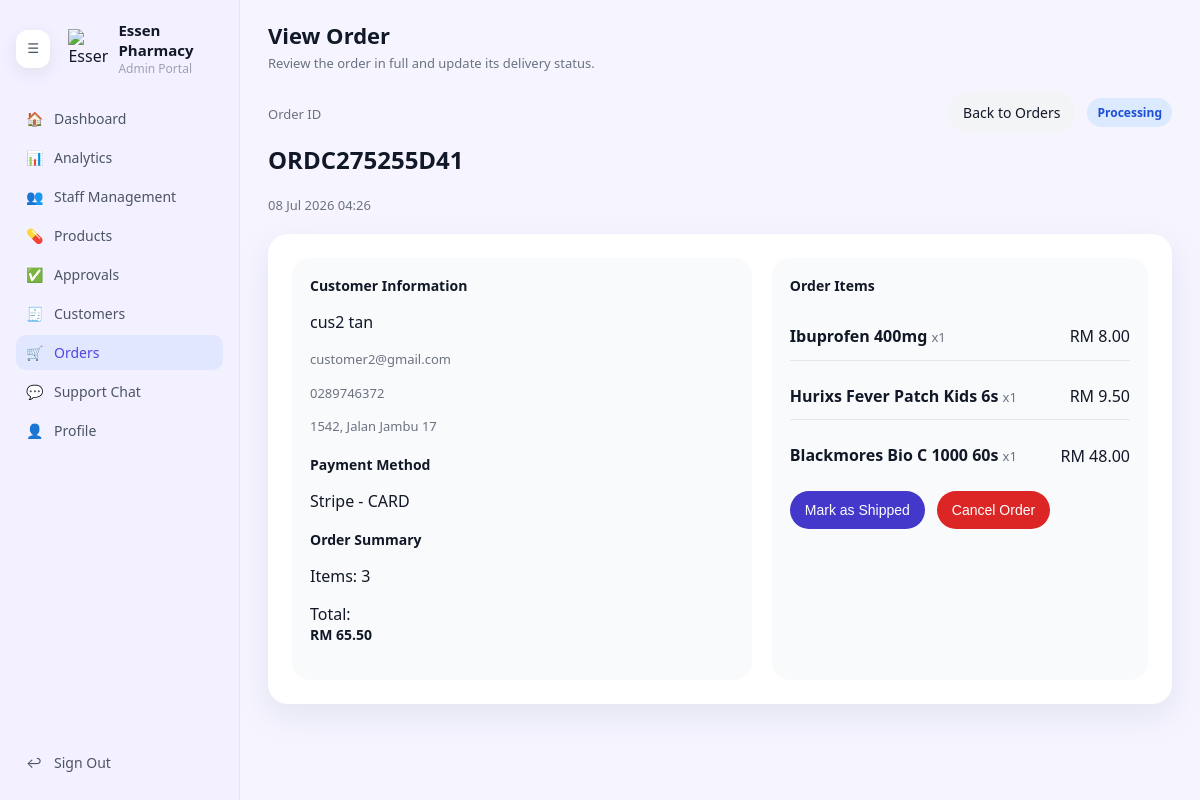
/admin/view-order.php?order_id=24 (signed in), run on the app's committed database.
### tables this page shows
CREATE TABLE `customer_orders` (
  `order_id` int(10) UNSIGNED NOT NULL,
  `order_code` varchar(20) NOT NULL,
  `customer_id` int(10) UNSIGNED NOT NULL,
  `cashier_user_id` int(10) UNSIGNED DEFAULT NULL,
  `order_date` date NOT NULL DEFAULT curdate(),
  `transaction_datetime` datetime DEFAULT NULL,
  `total` decimal(12,2) NOT NULL DEFAULT 0.00,
  `items` int(10) UNSIGNED NOT NULL DEFAULT 0,
  `status` enum('Pending','Processing','Shipped','Delivered','Cancelled') NOT NULL DEFAULT 'Pending',
  `paymentMethod` varchar(80) DEFAULT 'Unknown',
  `amount_paid` decimal(12,2) DEFAULT NULL,
  `change_amount` decimal(12,2) DEFAULT NULL,
  `order_source` varchar(30) NOT NULL DEFAULT 'Online',
  `created_at` timestamp NULL DEFAULT current_timestamp(),
  `updated_at` timestamp NULL DEFAULT current_timestamp() ON UPDATE current_timestamp()
);

CREATE TABLE `customers` (
  `customer_id` int(10) UNSIGNED NOT NULL,
  `user_id` int(10) UNSIGNED DEFAULT NULL,
  `customer_code` varchar(20) NOT NULL,
  `name` varchar(150) NOT NULL,
  `email` varchar(150) NOT NULL,
  `phone` varchar(40) DEFAULT NULL,
  `address` varchar(255) DEFAULT NULL,
  `join_date` date NOT NULL DEFAULT curdate(),
  `status` enum('active','inactive') NOT NULL DEFAULT 'active',
  `created_at` timestamp NULL DEFAULT current_timestamp(),
  `updated_at` timestamp NULL DEFAULT current_timestamp() ON UPDATE current_timestamp()
);

CREATE TABLE `order_items` (
  `order_item_id` int(10) UNSIGNED NOT NULL,
  `order_id` int(10) UNSIGNED NOT NULL,
  `product_name` varchar(255) NOT NULL,
  `quantity` int(10) UNSIGNED NOT NULL DEFAULT 1,
  `unit_price` decimal(10,2) NOT NULL DEFAULT 0.00,
  `created_at` timestamp NULL DEFAULT current_timestamp()
);

### admin/view-order.php (the view, shortened to what this page needs)
<?php
require_once __DIR__ . '/../db.php';
function h($value) {
    return htmlspecialchars($value, ENT_QUOTES, 'UTF-8');
}
$orderId = (int)($_GET['order_id'] ?? 0);
$order = null;
$orderItems = [];
if ($orderId > 0) {
    $stmt = $conn->prepare(
        'SELECT o.order_id, o.order_code, o.order_date, o.total, o.items, o.status, o.paymentMethod, o.created_at,
                c.name AS customer_name, c.email AS customer_email, c.phone AS customer_phone, c.address AS customer_address
         FROM customer_orders o
         JOIN customers c ON o.customer_id = c.customer_id
         WHERE o.order_id = ?'
    );
    if ($stmt) {
        $stmt->bind_param('i', $orderId);
        $stmt->execute();
        $result = $stmt->get_result();
        $order = $result->fetch_assoc();
    }
    if ($order) {
        $stmt = $conn->prepare('SELECT product_name, quantity, unit_price FROM order_items WHERE order_id = ? ORDER BY order_item_id ASC');
        if ($stmt) {
            $stmt->bind_param('i', $orderId);
            $stmt->execute();
            $itemsResult = $stmt->get_result();
            $orderItems = $itemsResult->fetch_all(MYSQLI_ASSOC);
        }
    }
}
?>
<!DOCTYPE html>
<html lang="en">
<head>
    <link rel="stylesheet" href="css/admin-dashboard.css">
    <link rel="stylesheet" href="css/admin-orders.css">
</head>
<body>
<div class="admin-layout">
    <aside class="sidebar">
        <div class="sidebar-header">
            <button type="button" id="sidebarToggle" class="sidebar-toggle" aria-pressed="false" aria-label="Toggle sidebar">☰</button>
            <div class="logo-circle">
                <img src="../logo-transparent.png" alt="Essen Pharmacy" class="logo-image">
            </div>
            <div class="sidebar-brand">
                <div class="brand-title">Essen Pharmacy</div>
                <div class="brand-subtitle">Admin Portal</div>
            </div>
        </div>
        <nav class="sidebar-nav">
            <a href="dashboard.php" class="nav-item">
                <span class="nav-icon">🏠</span>
                <span class="nav-label">Dashboard</span>
            </a>
            <a href="analytics.php" class="nav-item">
                <span class="nav-icon">📊</span>
                <span class="nav-label">Analytics</span>
            </a>
            <a href="staff.php" class="nav-item">
                <span class="nav-icon">👥</span>
                <span class="nav-label">Staff Management</span>
            </a>
            <a href="products.php" class="nav-item">
                <span class="nav-icon">💊</span>
                <span class="nav-label">Products</span>
            </a>
            <a href="approvals.php" class="nav-item">
                <span class="nav-icon">✅</span>
                <span class="nav-label">Approvals</span>
            </a>
            <a href="customers.php" class="nav-item">
                <span class="nav-icon">🧾</span>
                <span class="nav-label">Customers</span>
            </a>
            <a href="orders.php" class="nav-item active">
                <span class="nav-icon">🛒</span>
                <span class="nav-label">Orders</span>
            </a>
            <a href="support-chat.php" class="nav-item">
                <span class="nav-icon">💬</span>
                <span class="nav-label">Support Chat</span>
            </a>
            <a href="profile.php" class="nav-item">
                <span class="nav-icon">👤</span>
                <span class="nav-label">Profile</span>
            </a>
        </nav>
        <div class="sidebar-footer">
            <a href="../logout.php" class="nav-item">
                <span class="nav-icon">↩</span>
                <span class="nav-label">Sign Out</span>
            </a>
        </div>
    </aside>
    <main class="main-content">
        <header class="main-header">
            <div class="page-header-brand">
                <div>
                    <h1>View Order</h1>
                    <p>Review the order in full and update its delivery status.</p>
                </div>
            </div>
        </header>
        <?php if (!$order): ?>
            <div class="orders-alert error">Order not found. Please return to the order list.</div>
            <a href="orders.php" class="orders-button">Back to Orders</a>
        <?php else: ?>
            <section class="order-view-header">
                <div>
                    <p class="order-view-meta">Order ID</p>
                    <h2><?php echo h($order['order_code']); ?></h2>
                    <p class="order-details-subtitle"><?php echo date('d M Y H:i', strtotime($order['created_at'])); ?></p>
                </div>
                <div class="order-view-actions">
                    <a href="orders.php" class="orders-button">Back to Orders</a>
                    <span class="orders-badge orders-badge-<?php echo strtolower($order['status']); ?>"><?php echo h($order['status']); ?></span>
                </div>
            </section>
            <section class="order-details-card">
                <div class="order-details-grid">
                    <div class="order-details-panel">
                        <div class="panel-block">
                            <strong>Customer Information</strong>
                            <p><?php echo h($order['customer_name']); ?></p>
                            <p class="muted"><?php echo h($order['customer_email']); ?></p>
                            <p class="muted"><?php echo h($order['customer_phone']); ?></p>
                            <p class="muted"><?php echo h($order['customer_address']); ?></p>
                        </div>
                        <div class="panel-block">
                            <strong>Payment Method</strong>
                            <p><?php echo h($order['paymentMethod']); ?></p>
                        </div>
                        <div class="panel-block">
                            <strong>Order Summary</strong>
                            <p>Items: <?php echo (int)$order['items']; ?></p>
                            <p>Total: <strong>RM <?php echo number_format((float)$order['total'], 2); ?></strong></p>
                        </div>
                    </div>
                    <div class="order-items-panel">
                        <div class="panel-block">
                            <strong>Order Items</strong>
                        </div>
                        <div class="order-items-list">
                            <?php if (empty($orderItems)): ?>
                                <p class="muted">There are no order items recorded for this order.</p>
                            <?php else: ?>
                                <?php foreach ($orderItems as $item): ?>
                                    <div class="order-item-row">
                                        <div>
                                            <span class="order-item-name"><?php echo h($item['product_name']); ?></span>
                                            <span class="muted">x<?php echo (int)$item['quantity']; ?></span>
                                        </div>
                                        <span>RM <?php echo number_format((float)$item['unit_price'] * (int)$item['quantity'], 2); ?></span>
                                    </div>
                                <?php endforeach; ?>
                            <?php endif; ?>
                        </div>
                        <?php if ($order['status'] !== 'Delivered' && $order['status'] !== 'Cancelled'): ?>
                            <form method="post" class="order-actions-form">
                                <?php if ($order['status'] === 'Pending'): ?>
                                    <button type="submit" name="new_status" value="Processing" class="orders-button orders-button-primary">Mark as Processing</button>
                                <?php elseif ($order['status'] === 'Processing'): ?>
                                    <button type="submit" name="new_status" value="Shipped" class="orders-button orders-button-primary">Mark as Shipped</button>
                                <?php elseif ($order['status'] === 'Shipped'): ?>
                                    <button type="submit" name="new_status" value="Delivered" class="orders-button orders-button-primary">Mark as Delivered</button>
                                <?php endif; ?>
                                <button type="submit" name="new_status" value="Cancelled" class="orders-button orders-button-danger">Cancel Order</button>
                            </form>
                        <?php endif; ?>
                    </div>
                </div>
            </section>
        <?php endif; ?>
    </main>
</div>
</body>
</html>

### admin/css/admin-dashboard.css (style rules this page uses)
body { margin: 0; font-family: system-ui, -apple-system, BlinkMacSystemFont, "Segoe UI", sans-serif; background-color: #f5f4ff; color: #111827; }
.admin-layout { display: grid; grid-template-columns: 240px minmax(0, 1fr); min-height: 100vh; }
.sidebar { position: sticky; top: 0; height: 100vh; overflow-y: auto; background-color: #f3f0ff; border-right: 1px solid #e5e7eb; display: flex; flex-direction: column; padding: 20px 16px; box-sizing: border-box; min-width: 240px; transition: width 0.2s ease, padding 0.2s ease; }
.sidebar-header { display: flex; align-items: center; gap: 10px; margin-bottom: 24px; }
.logo-circle { width: 40px; height: 40px; border-radius: 0; display: flex; align-items: center; justify-content: center; background: transparent; color: inherit; overflow: visible; }
.logo-image { width: 40px; height: 40px; max-width: 40px; max-height: 40px; display: block; object-fit: contain; }
.sidebar-toggle { display: inline-flex; align-items: center; justify-content: center; width: 38px; height: 38px; border: none; border-radius: 12px; background: #ffffff; color: #4b5563; cursor: pointer; box-shadow: 0 5px 18px rgba(15, 23, 42, 0.08); transition: background 0.2s ease, transform 0.2s ease; margin-right: 8px; }
.sidebar-brand .brand-title { font-size: 15px; font-weight: 600; }
.sidebar-brand .brand-subtitle { font-size: 12px; color: #9ca3af; }
.sidebar-nav { flex: 1; display: flex; flex-direction: column; gap: 4px; }
.nav-item { display: flex; align-items: center; gap: 10px; padding: 8px 10px; border-radius: 10px; text-decoration: none; color: #4b5563; font-size: 14px; }
.nav-item .nav-icon { width: 18px; }
.nav-item.active { background-color: #e0e7ff; color: #4f46e5; }
.sidebar-footer { margin-top: auto; }
.main-content { padding: 20px 28px 28px; box-sizing: border-box; }
.main-header h1 { margin: 0 0 4px; font-size: 22px; }
.main-header p { margin: 0; font-size: 13px; color: #6b7280; }

### admin/css/admin-orders.css (style rules this page uses)
.page-header-brand { display: flex; align-items: center; gap: 14px; margin-bottom: 20px; }
.page-header-brand h1 { margin: 0 0 4px; }
.page-header-brand p { margin: 0; color: #6b7280; font-size: 13px; }
.orders-badge { display: inline-flex; padding: 6px 10px; border-radius: 999px; font-size: 12px; font-weight: 600; }
.orders-badge-processing { color: #1d4ed8; background-color: #dbeafe; }
.orders-button { display: inline-flex; align-items: center; justify-content: center; gap: 6px; padding: 10px 14px; border-radius: 999px; border: 1px solid transparent; background-color: #f3f4f6; color: #111827; text-decoration: none; cursor: pointer; font-size: 14px; }
.orders-button-primary { background-color: #4338ca; color: #ffffff; border-color: transparent; }
.orders-button-danger { background-color: #dc2626; color: #ffffff; border-color: transparent; }
.order-details-card { background-color: #ffffff; border-radius: 20px; padding: 20px; box-shadow: 0 12px 30px rgba(148, 163, 184, 0.18); margin-bottom: 30px; }
.order-details-subtitle { margin: 4px 0 0; color: #6b7280; font-size: 13px; }
.order-details-grid { display: grid; grid-template-columns: 1.2fr 1fr; gap: 20px; }
.order-details-panel, .order-items-panel { background-color: #f9fafb; border-radius: 18px; padding: 18px; }
.panel-block { margin-bottom: 18px; }
.panel-block strong { display: block; margin-bottom: 8px; font-size: 14px; }
.muted { color: #6b7280; font-size: 13px; line-height: 1.6; }
.order-items-list { display: grid; gap: 12px; }
.order-item-row { display: flex; justify-content: space-between; align-items: center; gap: 10px; padding: 12px 0; border-bottom: 1px solid #e5e7eb; }
.order-item-row:last-child { border-bottom: none; }
.order-item-name { font-weight: 600; }
.order-actions-form { display: flex; flex-wrap: wrap; gap: 12px; margin-top: 12px; }
.order-view-header { display: flex; justify-content: space-between; align-items: flex-start; gap: 16px; margin-bottom: 20px; flex-wrap: wrap; }
.order-view-meta { color: #6b7280; font-size: 13px; margin-bottom: 8px; }
.order-view-actions { display: flex; align-items: center; gap: 12px; flex-wrap: wrap; }
.order-details-card { background-color: #ffffff; border-radius: 20px; padding: 24px; box-shadow: 0 12px 30px rgba(148, 163, 184, 0.18); }
.order-details-grid { display: grid; grid-template-columns: minmax(0, 1.1fr) minmax(0, 0.9fr); gap: 20px; }

### data on the page
customer_orders: order_code "ORDC275255D41", created_at "08 Jul 2026 04:26", status "Processing", customer.name "cus2 tan", customer.email "customer2@gmail.com", customer.phone "0289746372", customer.address "1542, Jalan Jambu 17", paymentMethod "Stripe - CARD", items "3", total "65.50"
order_items: product_name "Ibuprofen 400mg", quantity "1", (float)$item['unit_price']*(int)$item['quantity'] "8.00"
order_items: product_name "Hurixs Fever Patch Kids 6s", quantity "1", (float)$item['unit_price']*(int)$item['quantity'] "9.50"
order_items: product_name "Blackmores Bio C 1000 60s", quantity "1", (float)$item['unit_price']*(int)$item['quantity'] "48.00"
